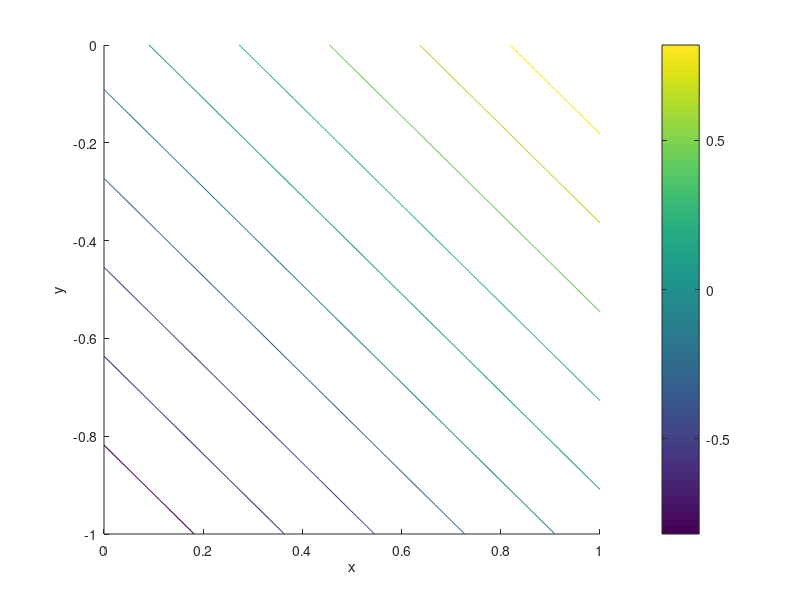

The MATLAB source for this figure:
clear all
close all
clc

x = linspace(0,1,10);
y = linspace(0,-1,10);
for i=1:length(x)
    for j=1:length(y)
        Z(j,i) = x(i)+y(j);
    end
end

Z

figure
hold on
contour(x,y,Z)
xlabel('x')
ylabel('y')
colorbar
hold off